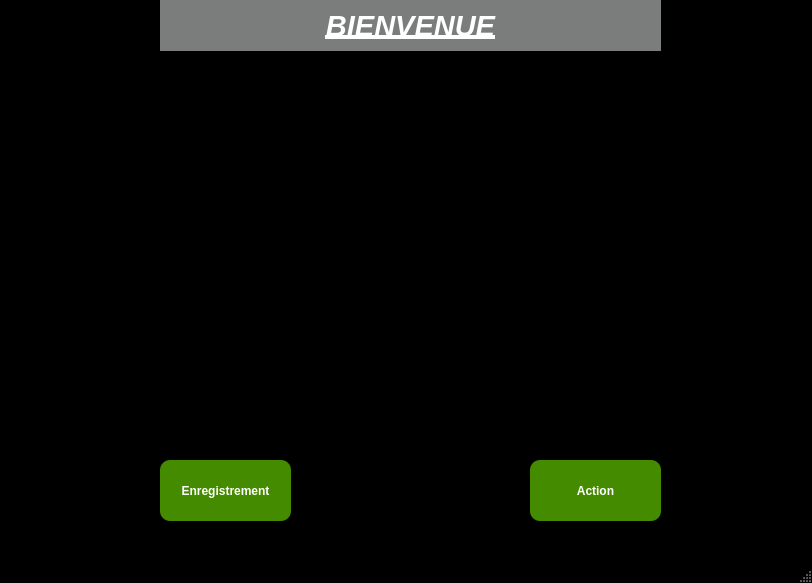
<?xml version="1.0" encoding="UTF-8"?>
<ui version="4.0">
 <class>Carte</class>
 <widget class="QMainWindow" name="Carte">
  <property name="geometry">
   <rect>
    <x>0</x>
    <y>0</y>
    <width>812</width>
    <height>583</height>
   </rect>
  </property>
  <property name="windowTitle">
   <string>Accueil</string>
  </property>
  <property name="styleSheet">
   <string notr="true">QMainWindow
{
	background:#000
}</string>
  </property>
  <widget class="QWidget" name="centralwidget">
   <widget class="QLabel" name="label">
    <property name="geometry">
     <rect>
      <x>20</x>
      <y>50</y>
      <width>781</width>
      <height>571</height>
     </rect>
    </property>
    <property name="styleSheet">
     <string notr="true">opacity:0.3</string>
    </property>
    <property name="text">
     <string/>
    </property>
    <property name="pixmap">
     <pixmap>../assets/amoirie1.png</pixmap>
    </property>
    <property name="scaledContents">
     <bool>true</bool>
    </property>
   </widget>
   <widget class="QLabel" name="label_2">
    <property name="geometry">
     <rect>
      <x>160</x>
      <y>0</y>
      <width>501</width>
      <height>51</height>
     </rect>
    </property>
    <property name="font">
     <font>
      <pointsize>22</pointsize>
      <weight>75</weight>
      <italic>true</italic>
      <bold>true</bold>
      <underline>true</underline>
      <strikeout>false</strikeout>
     </font>
    </property>
    <property name="styleSheet">
     <string notr="true">background:rgb(123, 124, 124);
color:#fff;
</string>
    </property>
    <property name="text">
     <string>BIENVENUE</string>
    </property>
    <property name="textFormat">
     <enum>Qt::PlainText</enum>
    </property>
    <property name="alignment">
     <set>Qt::AlignCenter</set>
    </property>
   </widget>
   <widget class="QPushButton" name="viewRegis_btn">
    <property name="geometry">
     <rect>
      <x>160</x>
      <y>460</y>
      <width>131</width>
      <height>61</height>
     </rect>
    </property>
    <property name="font">
     <font>
      <weight>75</weight>
      <bold>true</bold>
     </font>
    </property>
    <property name="styleSheet">
     <string notr="true">background:#458b00;
color:#fff;
 border:none;
border-radius:10px</string>
    </property>
    <property name="text">
     <string>Enregistrement</string>
    </property>
   </widget>
   <widget class="QPushButton" name="viewList_btn">
    <property name="geometry">
     <rect>
      <x>530</x>
      <y>460</y>
      <width>131</width>
      <height>61</height>
     </rect>
    </property>
    <property name="font">
     <font>
      <weight>75</weight>
      <bold>true</bold>
     </font>
    </property>
    <property name="styleSheet">
     <string notr="true">background:#458b00;
color:#fff;
border:none;
border-radius:10px</string>
    </property>
    <property name="text">
     <string>Action</string>
    </property>
   </widget>
  </widget>
  <widget class="QMenuBar" name="menubar">
   <property name="geometry">
    <rect>
     <x>0</x>
     <y>0</y>
     <width>812</width>
     <height>20</height>
    </rect>
   </property>
  </widget>
  <widget class="QStatusBar" name="statusbar"/>
 </widget>
 <resources>
  <include location="../ressource.qrc"/>
 </resources>
 <connections/>
</ui>
